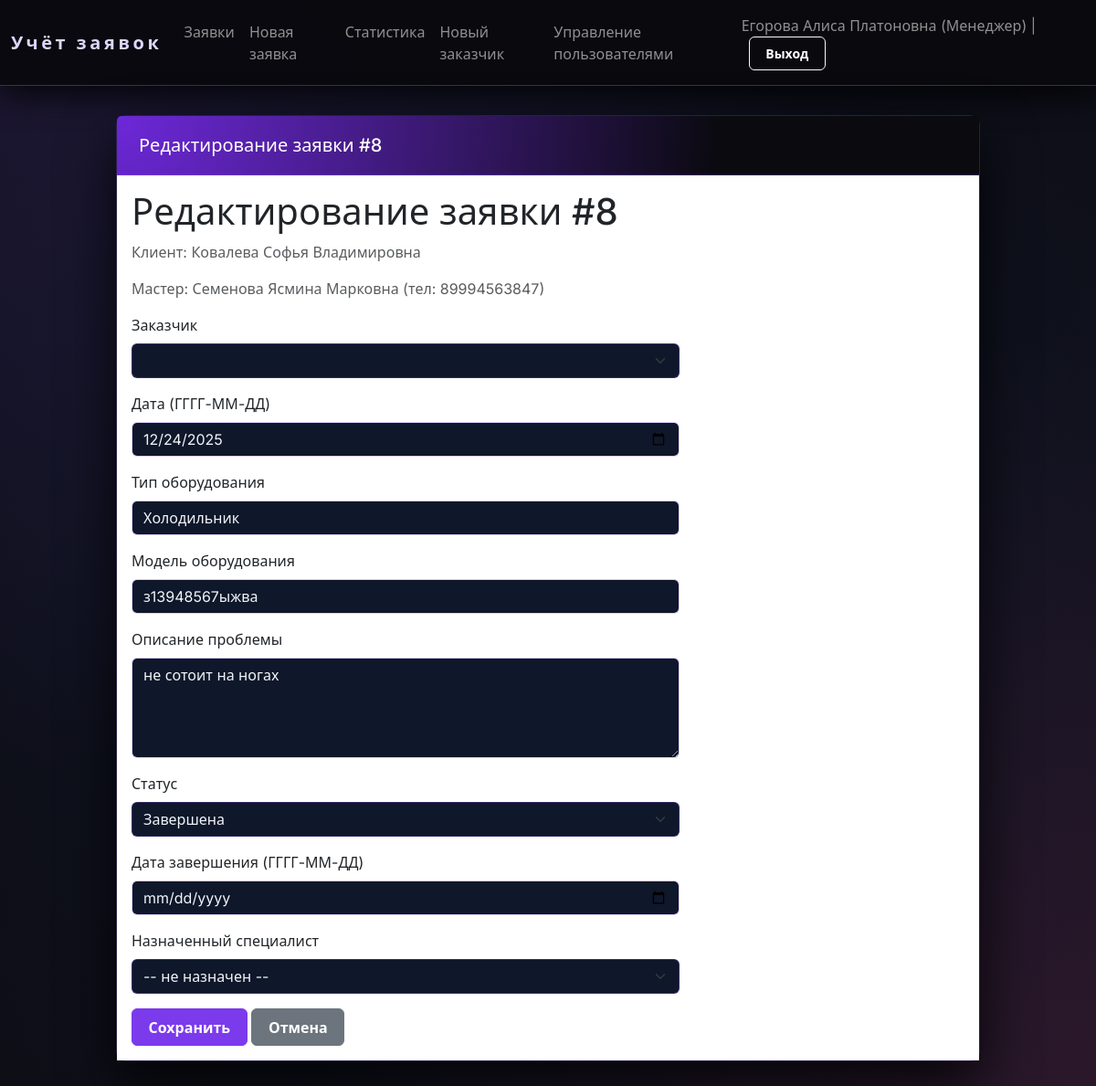
Screenshot of /requests/8/edit (signed in) with the database file from the repository.
### tables this page shows
CREATE TABLE users (
            user_id INTEGER PRIMARY KEY,
            fio TEXT,
            phone TEXT,
            login TEXT UNIQUE,
            password TEXT,
            user_type TEXT,
            is_active INTEGER DEFAULT 1,
            registration_date TEXT DEFAULT CURRENT_TIMESTAMP
        );

CREATE TABLE requests (
            request_id INTEGER PRIMARY KEY AUTOINCREMENT,
            start_date TEXT,
            climate_tech_type TEXT,
            climate_tech_model TEXT,
            problem_description TEXT,
            request_status TEXT,
            completion_date TEXT,
            repair_parts TEXT,
            master_id INTEGER,
            client_id INTEGER,
            FOREIGN KEY(master_id) REFERENCES users(user_id),
            FOREIGN KEY(client_id) REFERENCES users(user_id)
        );

### web_app.py (the view)
    def wrapper(*args, **kwargs):
        if "user" not in session:
            return redirect(url_for("login"))
        return view_func(*args, **kwargs)

### web_app.py (called while the page is built, shortened)
def get_connection():
    if not os.path.exists(DB_NAME):
        raise FileNotFoundError(f"База данных '{DB_NAME}' не найдена.")
    conn = sqlite3.connect(DB_NAME)
    conn.row_factory = sqlite3.Row
    return conn

def login_required(view_func):
    def wrapper(*args, **kwargs):
        if "user" not in session:
            return redirect(url_for("login"))
        return view_func(*args, **kwargs)
    wrapper.__name__ = view_func.__name__
    return wrapper

def can_edit_request(request_id, user):
    user_id = user.get("user_id")
    user_type = user.get("user_type")
    if user_type in ["Администратор", "Менеджер"]:
        return True, True, True

### templates/edit_request.html (shortened to what this page needs)
{% extends "base.html" %}
{% block header %}Редактирование заявки #{{ request_data.request_number }}{% endblock %}
{% block content %}
<h1>Редактирование заявки #{{ request_data.request_number }}</h1>
<p class="text-muted">Клиент: {{ request_data.client_fio }}</p>
{% if request_data.master_fio %}
<p class="text-muted">Мастер: {{ request_data.master_fio }}{% if request_data.master_phone %} (тел: {{ request_data.master_phone }}){% endif %}</p>
{% endif %}
<form method="post" class="mt-3" style="max-width: 600px;">
  {% if can_all %}
  <div class="mb-3">
    <label class="form-label">Заказчик</label>
    <select name="client_id" class="form-select" required>
    </select>
  </div>
  {% endif %}
  <div class="mb-3">
    <label class="form-label">Дата (ГГГГ-ММ-ДД)</label>
    <input type="date" name="start_date" class="form-control" value="{{ request_data.start_date }}" required>
  </div>
  {% if can_all or can_status %}
  <div class="mb-3">
    <label class="form-label">Тип оборудования</label>
    <input type="text" name="climate_tech_type" class="form-control" value="{{ request_data.climate_tech_type }}" required>
  </div>
  <div class="mb-3">
    <label class="form-label">Модель оборудования</label>
    <input type="text" name="climate_tech_model" class="form-control" value="{{ request_data.climate_tech_model }}" required>
  </div>
  {% endif %}
  <div class="mb-3">
    <label class="form-label">Описание проблемы</label>
    <textarea name="problem_description" class="form-control" rows="4" required>{{ request_data.problem_description }}</textarea>
  </div>
  {% if can_status or can_all %}
  <div class="mb-3">
    <label class="form-label">Статус</label>
    <select name="request_status" class="form-select" required>
      {% for status in statuses %}
      <option value="{{ status }}" {% if status == request_data.request_status %}selected{% endif %}>{{ status }}</option>
      {% endfor %}
    </select>
  </div>
  <div class="mb-3">
    <label class="form-label">Дата завершения (ГГГГ-ММ-ДД)</label>
    <input type="date" name="completion_date" class="form-control" value="{{ request_data.completion_date or '' }}">
  </div>
  <div class="mb-3">
    <label class="form-label">Назначенный специалист</label>
    <select name="master_id" class="form-select">
      <option value="">-- не назначен --</option>
    </select>
  </div>
  {% endif %}
  <button type="submit" class="btn btn-primary">Сохранить</button>
  <a href="{{ url_for('requests_list') }}" class="btn btn-secondary">Отмена</a>
</form>
{% endblock %}

### templates/base.html (shortened to what this page needs)
<!doctype html>
<html lang="ru">
<head>
    <link rel="stylesheet"
          href="https://cdn.jsdelivr.net/npm/bootstrap@5.3.2/dist/css/bootstrap.min.css">
    <link rel="stylesheet" href="{{ url_for('static', filename='styles.css') }}">
</head>
<body>
<nav class="navbar navbar-expand-lg navbar-dark bg-dark">
  <div class="container-fluid">
    <a class="navbar-brand" href="{{ url_for('index') }}">Учёт заявок</a>
    <div class="collapse navbar-collapse" id="navbarNav">
      <ul class="navbar-nav me-auto mb-2 mb-lg-0">
        {% if current_user %}
        <li class="nav-item">
          <a class="nav-link" href="{{ url_for('requests_list') }}">Заявки</a>
        </li>
        <li class="nav-item">
          <a class="nav-link" href="{{ url_for('new_request') }}">Новая заявка</a>
        </li>
        <li class="nav-item">
          <a class="nav-link" href="{{ url_for('stats') }}">Статистика</a>
        </li>
        {% if current_user['user_type'] == 'Менеджер' %}
        <li class="nav-item">
          <a class="nav-link" href="{{ url_for('new_client') }}">Новый заказчик</a>
        </li>
        <li class="nav-item">
          <a class="nav-link" href="{{ url_for('manage_users') }}">Управление пользователями</a>
        </li>
        {% endif %}
        {% endif %}
      </ul>
      <span class="navbar-text">
        {% if current_user %}
          {{ current_user['fio'] }} ({{ current_user['user_type'] }}) |
          <a href="{{ url_for('logout') }}" class="btn btn-sm btn-outline-light ms-2">Выход</a>
        {% else %}
          <a href="{{ url_for('login') }}" class="btn btn-sm btn-outline-light">Войти</a>
          <a href="{{ url_for('register') }}" class="btn btn-sm btn-outline-light ms-2">Регистрация</a>
        {% endif %}
      </span>
    </div>
  </div>
</nav>
<div class="container app-shell">
  <div class="row justify-content-center">
    <div class="col-12 col-lg-11 col-xl-10">
      <div class="card app-card">
        <div class="card-header app-card-header">
          <h5 class="mb-0">{% block header %}{{ title }}{% endblock %}</h5>
        </div>
        <div class="card-body bg-white">
          {% block content %}{% endblock %}
        </div>
      </div>
    </div>
  </div>
</div>
</body>
</html>

### static/styles.css (style rules this page uses)
* { box-sizing: border-box; }
body { min-height: 100vh; font-family: 'Inter', system-ui, -apple-system, sans-serif; color: #f1f5f9; background-color: #0a0a0f; background-image: radial-gradient(circle at 0 0, rgba(139, 92, 246, 0.15) 0, transparent 50%), radial-gradient(circle at 100% 100%, rgba(236, 72, 153, 0.12) 0, transparent 50%), radial-gradient(circle at 50% 50%, rgba(15, 23, 42, 1) 0, transparent 100%), linear-gradient(135deg, #0a0a0f 0%, #11111b 100%); background-attachment: fixed; }
.app-shell { padding: 32px 0 48px; }
.app-card { border-radius: 12px; box-shadow: 0 24px 60px rgba(0, 0, 0, 0.8); background: rgba(17, 17, 27, 0.94); border: 1px solid rgba(139, 92, 246, 0.2); }
.app-card-header { background: radial-gradient(circle at 0 0, #6d28d9 0, #0a0a0f 70%); color: #ffffff; padding: 1.25rem 1.5rem; border-bottom: 1px solid rgba(139, 92, 246, 0.3); }
.navbar { background: rgba(10, 10, 15, 0.98) !important; box-shadow: 0 10px 35px rgba(0, 0, 0, 0.8); backdrop-filter: blur(16px); border-bottom: 1px solid rgba(139, 92, 246, 0.4); }
.navbar-brand { font-weight: 700; letter-spacing: 0.18em; color: #ddd6fe !important; }
.btn { border-radius: 6px; padding: 0.45rem 1.1rem; font-weight: 600; transition: all 0.3s ease; }
.btn-primary { background: #7c3aed; border-color: #7c3aed; color: #ffffff; }
.form-control, .form-select, input, select, textarea { background-color: #0f172a !important; border: 1px solid rgba(139, 92, 246, 0.3); color: #f1f5f9 !important; }
.form-control::placeholder { color: rgba(241, 245, 249, 0.5); }
option { background-color: #1e1e2e; color: #f1f5f9; }
.card { background-color: rgba(17, 17, 27, 0.98); border: 1px solid rgba(139, 92, 246, 0.2); }

### rows the page displays
users: user_type "Менеджер", master_fio "Семенова Ясмина Марковна", master_phone "89994563847"
requests: request_number "8", start_date "12/24/2025", climate_tech_type "Холодильник", climate_tech_model "з13948567ыжва", problem_description "не сотоит на ногах", request_status "Завершена"
users: client_fio "Ковалева Софья Владимировна"

### other values shown
{{ current_user['fio'] }} "Егорова Алиса Платоновна"
